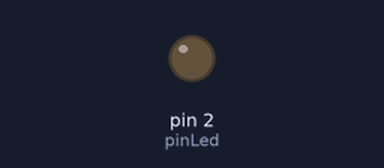
The sketch below on a simulated Arduino Uno, built with avr-gcc and run on an emulated ATmega328P. Shown: output pins drawn as LEDs (lit = HIGH).

Above: at 1.0 s.
At 3.0 s:
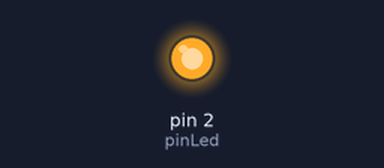
Timing chart, 0 to 6.9 s (numbered marks = the images above):
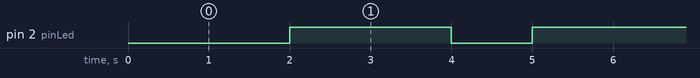

The sketch:

studi_kasus_1.ino
```cpp
int pinLed = 2;

void setup(){
pinMode(2, OUTPUT);
}

void loop(){
digitalWrite(3, HIGH);
delay(1000);
digitalWrite(2, LOW);
delay(1000);
digitalWrite(2, HIGH);
delay(1000);
}
```

Measured:
- by itself, pin 2 (pinLed): alternates HIGH for 2.0 s and LOW for 1.0 s
